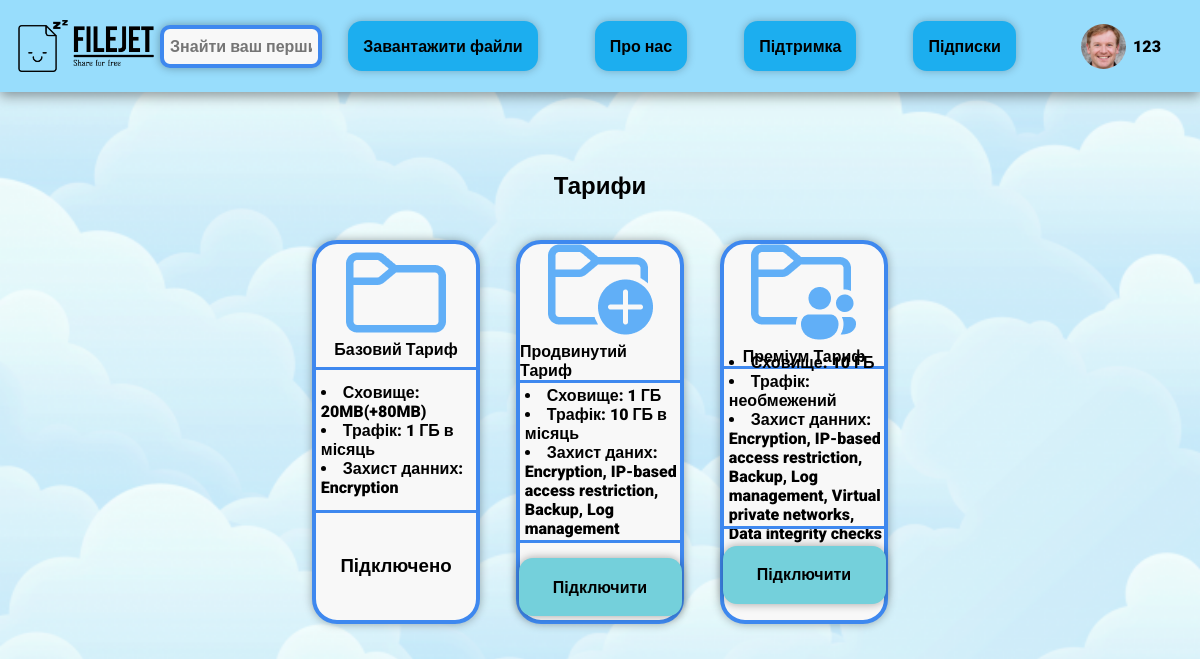
The app's page /subscription/ (signed in) with its own data.
### ProfileApp/models.py (models this page shows, shortened)
class Profile(models.Model):
    user = models.OneToOneField(User, on_delete=models.CASCADE)
    image = models.ImageField(upload_to='image/%Y/%m/%d', default="unregistered_user.png")
    total_size = models.IntegerField(default=104857600)
    used_size = models.IntegerField(default=0)
    procent_size = models.IntegerField(default=0)

### SubscriptionApp/models.py (models this page shows, shortened)
class Subscription(models.Model):
    name = models.CharField(max_length=255)
    description = models.TextField()
    image = models.ImageField(upload_to='image/%Y/%m/%d')
    price = models.IntegerField(default=0)

### SubscriptionApp/views.py (the view)
# urls.py: path(r'subscription/', show_subscription, name='subscription'),
@login_required(login_url='main')
def show_subscription(request):
    context = {}
    subscriptions = Subscription.objects.all()
    for subscription in subscriptions:
        subscription.description = list(subscription.description.split("`"))
    context["subscriptions"] = subscriptions
    return render(request, "subscription.html", context)

### MainApp/templatetags/base.py (called while the page is built)
@register.simple_tag
def give_user(request):
    if request.user.is_authenticated:
        user = request.user
        profile = Profile.objects.get(user=user)
        return profile

### SubscriptionApp/templates/subscription.html (shortened to what this page needs)
{% extends 'base.html' %}
{% load static %}
{% block style %}<link rel="stylesheet" href="{% static 'css/subscription.css' %}">{% endblock %}
{% block content %}
<div id="content">
    <h2><span>Тарифи</span></h2>
    <div id="subscriptions-list">
        {% for subscription in subscriptions %}
        <div class="subscription-container">
            <div class="subscription-header">
                <img src="{{ subscription.image.url }}" alt="{{ subscription.name }}">
                <span>{{ subscription.name }} Тариф</span>
            </div>
            <div class="subscription-body">
                <ul class="list-attributes">
                    {% for description in subscription.description %}
                    <li class="li-1">{{ description }}</li>
                    {% endfor %}
                </ul>
            </div>
            <div class="subscription-footer">
                {% if subscription.name == "Базовий" %}
                <h3>Підключено</h3>
                {% else %}
                <a class="order-button" href="">Підключити</a>
                {% endif %}
            </div>
        </div>
        {% endfor %}
    </div>
</div>
{% endblock %}

### MainApp/templates/base.html (shortened to what this page needs)
<html lang="en">
    {% load static %}
    {% load base %}
    {% give_user request as profile %}
<head>
    <link rel="stylesheet" href="{% static 'css/base.css' %}">
    {% block style %} {% endblock %}
</head>
<body>
    <header>
        <div id="left-header-side">
            <p><a href="{% url 'main' %}"><img class="logo" src="{% static 'images/header-logo.png' %}" alt="Логотип компанії"></a></p>
            {% if user.is_authenticated %}
            <input type="text" id="search-bar" placeholder="Знайти ваш перший файл...">
            {% endif %}
        </div>
        <div class="navigation_buttons">
            <a href="{% url 'upload_file' %}">Завантажити файли</a>
            <a href="{% url 'about_us' %}">Про нас</a>
            <a href="{% url 'documentation' %}">Підтримка</a>
            <a href="{% url 'subscription' %}">Підписки</div></a>
        <div class="no_account">
            <a href="{% url 'profile' %}">
                {% if profile.image %}
                <img class="image_account" src="{{ profile.image.url }}" alt="Нема аккаунту">
                {% else %}
                <img class="image_account" src="{% static 'images/unregistrate_user.png' %}" alt="Нема аккаунту">
                {% endif %}
                {{ profile.user.username }}
            </a>
        </div>
    </header>
    {% block content %}{% endblock %}
</body>
</html>

### MainApp/static/css/base.css (style rules this page uses)
* { padding: 0; margin: 0; font-family: 'Roboto', sans-serif; font-weight: 900; }
body { width: 100%; height: 100%; display: flex; flex-flow: column; }
a, a:hover, a:visited, a:active { color: inherit; text-decoration: none; }
header { display: flex; flex-direction: row; justify-content: space-between; align-items: center; width: 100%; height: 100px; background: #98DDFC; box-shadow: 0px 4px 12px rgba(0, 0, 0, 0.4); flex: 0 1 auto; }
#left-header-side { padding-left: 1.5%; gap: 2%; display: flex; justify-content: space-between; width: 28%; align-items: center; }
.logo { width: 136px; height: 52px; flex: none; order: 0; flex-grow: 0; }
header #search-bar { padding: 8px 6px; width: 70%; font-size:16px; background: #F8F8F8; border: 4px solid #3E88EF; box-shadow: 0px 0px 10px rgba(0, 0, 0, 0.32); border-radius: 10px; transition: 500ms ease-in-out; }
.navigation_buttons { display: flex; flex-direction: row; justify-content: center; align-items: center; padding: 0px 0px; gap: 57px; width: 720px; height: 92px; flex: none; order: 1; align-self: stretch; flex-grow: 0; }
.navigation_buttons a { display: flex; flex-direction: row; justify-content: center; align-items: center; padding: 3px 15px; height: 44px; background: #1CAEEF; box-shadow: 0px 0px 8px rgba(0, 0, 0, 0.25); border-radius: 14px; border: 0px; flex: none; order: 0; flex-grow: 0; }
.no_account { display: flex; flex-direction: column; justify-content: center; align-items: center; padding: 5px 40px; width: 78px; height: 74px; border-radius: 10px; flex: none; order: 2; flex-grow: 0; }
.no_account a { display: flex; flex-direction: row; justify-content: center; align-items: center; padding: 5px 19px; gap: 7px; width: 78px; height: 74px; border-radius: 10px; flex: none; order: 2; flex-grow: 0; }
.image_account { box-sizing: border-box; width: 45px; height: 45px; flex: none; flex-grow: 0; width: 45px; height: 45px; border-radius: 100%; font-size: 14px; font-family: 'Roboto'; font-style: normal; font-weight: 700; font-size: 14px; line-height: 150%; letter-spacing: -0.019em; color: #000000; flex: none; flex-grow: 0; }

### SubscriptionApp/static/css/subscription.css (style rules this page uses)
#content { display: flex; flex-direction: column; align-items: center; padding: 80px 0px; gap: 40px; height: 100%; width: 100%; }
#subscriptions-list { display: flex; flex-direction: row; justify-content: center; align-items: center; padding: 0px; gap: 3%; height: 70%; width: 100%; }
.subscription-container { box-sizing: border-box; display: flex; flex-direction: column; align-items: center; padding: 0px; gap: 13px; width: 14%; height: 100%; background: #F8F8F8; border: 4px solid #3E88EF; box-shadow: 0px 0px 10px rgba(0, 0, 0, 0.32); border-radius: 25px; }
.subscription-header { display: flex; flex-direction: column; justify-content: center; align-items: center; gap: 7px; width: 100%; height: 40%; border-bottom: 3px solid #3E88EF; }
.subscription-body { display: flex; flex-direction: row; justify-content: left; align-items: center; list-style: inside; width: 100%; height: 35%; }
.subscription-footer { display: flex; flex-direction: column; justify-content: center; align-items: center; padding: 15px 0px; gap: 5px; width: 100%; height: 25%; border-top: 3px solid #3E88EF; }
.order-button { display: flex; flex-direction: column; justify-content: center; align-items: center; padding: 7px 12px; gap: 10px; width: 139px; height: 44px; background: #74D0DB; box-shadow: 0px 0px 10px rgba(0, 0, 0, 0.35); border-radius: 14px; }
.list-attributes { padding-left: 3%; }
.li-1 { width: 100%; font-size: 16px; hyphens: manual; }

### records on screen
Profile: image (picture), user.username "123"
Subscription: image (picture), name "Базовий", description "Сховище: 20MB(+80MB)" "Трафік: 1 ГБ в місяць" "Захист данних: Encryption", shows "Підключено"
Subscription: image (picture), name "Продвинутий", description "Сховище: 1 ГБ" "Трафік: 10 ГБ в місяць" "Захист даних: Encryption, IP-based access restriction, Backup, Log management", shows "Підключити"
Subscription: image (picture), name "Преміум", description "Сховище: 10 ГБ" "Трафік: необмежений" "Захист данних: Encryption, IP-based access restriction, Backup, Log management, Virtual private networks, Data integrity checks", shows "Підключити"
